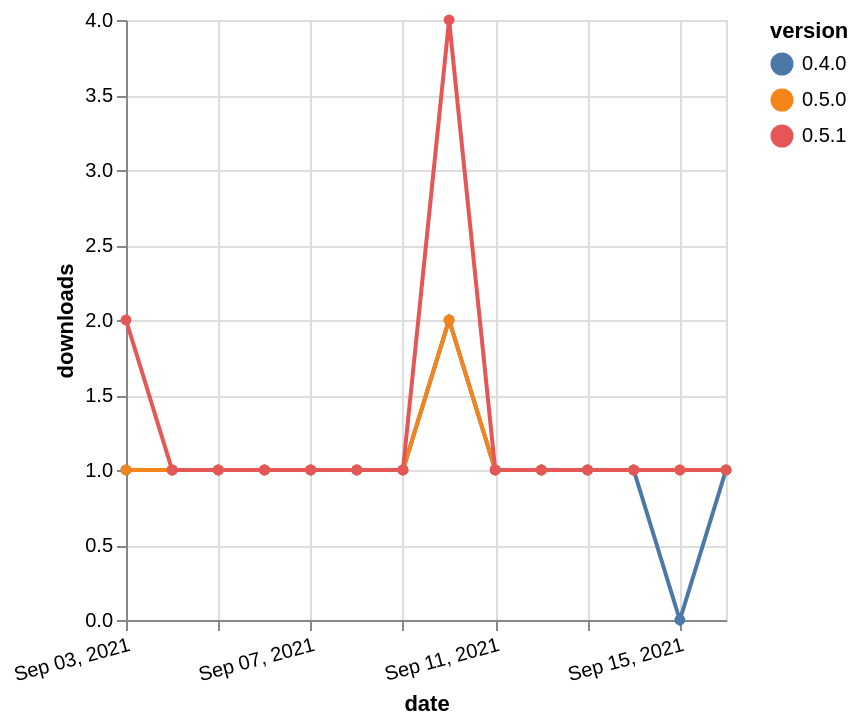

Vega-Lite specification for this chart:
### Vega-Lite specification from a JSON file in a GitHub repository (floating-point values rounded to 4 significant figures)
{"$schema": "https://vega.github.io/schema/vega-lite/v5.json", "description": "A simple bar chart with embedded data.", "data": {"values": [{"date": "2021-09-03", "total": 166, "delta": 1, "version": "0.4.0"}, {"date": "2021-09-04", "total": 167, "delta": 1, "version": "0.4.0"}, {"date": "2021-09-05", "total": 168, "delta": 1, "version": "0.4.0"}, {"date": "2021-09-06", "total": 169, "delta": 1, "version": "0.4.0"}, {"date": "2021-09-07", "total": 170, "delta": 1, "version": "0.4.0"}, {"date": "2021-09-08", "total": 171, "delta": 1, "version": "0.4.0"}, {"date": "2021-09-09", "total": 172, "delta": 1, "version": "0.4.0"}, {"date": "2021-09-10", "total": 174, "delta": 2, "version": "0.4.0"}, {"date": "2021-09-11", "total": 175, "delta": 1, "version": "0.4.0"}, {"date": "2021-09-12", "total": 176, "delta": 1, "version": "0.4.0"}, {"date": "2021-09-13", "total": 177, "delta": 1, "version": "0.4.0"}, {"date": "2021-09-14", "total": 178, "delta": 1, "version": "0.4.0"}, {"date": "2021-09-15", "total": 178, "delta": 0, "version": "0.4.0"}, {"date": "2021-09-16", "total": 179, "delta": 1, "version": "0.4.0"}, {"date": "2021-09-03", "total": 127, "delta": 1, "version": "0.5.0"}, {"date": "2021-09-04", "total": 128, "delta": 1, "version": "0.5.0"}, {"date": "2021-09-05", "total": 129, "delta": 1, "version": "0.5.0"}, {"date": "2021-09-06", "total": 130, "delta": 1, "version": "0.5.0"}, {"date": "2021-09-07", "total": 131, "delta": 1, "version": "0.5.0"}, {"date": "2021-09-08", "total": 132, "delta": 1, "version": "0.5.0"}, {"date": "2021-09-09", "total": 133, "delta": 1, "version": "0.5.0"}, {"date": "2021-09-10", "total": 135, "delta": 2, "version": "0.5.0"}, {"date": "2021-09-11", "total": 136, "delta": 1, "version": "0.5.0"}, {"date": "2021-09-12", "total": 137, "delta": 1, "version": "0.5.0"}, {"date": "2021-09-13", "total": 138, "delta": 1, "version": "0.5.0"}, {"date": "2021-09-14", "total": 139, "delta": 1, "version": "0.5.0"}, {"date": "2021-09-15", "total": 140, "delta": 1, "version": "0.5.0"}, {"date": "2021-09-16", "total": 141, "delta": 1, "version": "0.5.0"}, {"date": "2021-09-03", "total": 114, "delta": 2, "version": "0.5.1"}, {"date": "2021-09-04", "total": 115, "delta": 1, "version": "0.5.1"}, {"date": "2021-09-05", "total": 116, "delta": 1, "version": "0.5.1"}, {"date": "2021-09-06", "total": 117, "delta": 1, "version": "0.5.1"}, {"date": "2021-09-07", "total": 118, "delta": 1, "version": "0.5.1"}, {"date": "2021-09-08", "total": 119, "delta": 1, "version": "0.5.1"}, {"date": "2021-09-09", "total": 120, "delta": 1, "version": "0.5.1"}, {"date": "2021-09-10", "total": 124, "delta": 4, "version": "0.5.1"}, {"date": "2021-09-11", "total": 125, "delta": 1, "version": "0.5.1"}, {"date": "2021-09-12", "total": 126, "delta": 1, "version": "0.5.1"}, {"date": "2021-09-13", "total": 127, "delta": 1, "version": "0.5.1"}, {"date": "2021-09-14", "total": 128, "delta": 1, "version": "0.5.1"}, {"date": "2021-09-15", "total": 129, "delta": 1, "version": "0.5.1"}, {"date": "2021-09-16", "total": 130, "delta": 1, "version": "0.5.1"}]}, "width": "container", "mark": {"type": "line", "point": {"filled": true}}, "encoding": {"x": {"field": "date", "type": "temporal", "timeUnit": "yearmonthdate", "title": "date", "axis": {"labelAngle": -15}}, "y": {"field": "delta", "type": "quantitative", "title": "downloads"}, "color": {"field": "version", "type": "nominal"}, "tooltip": {"field": "delta"}}}
